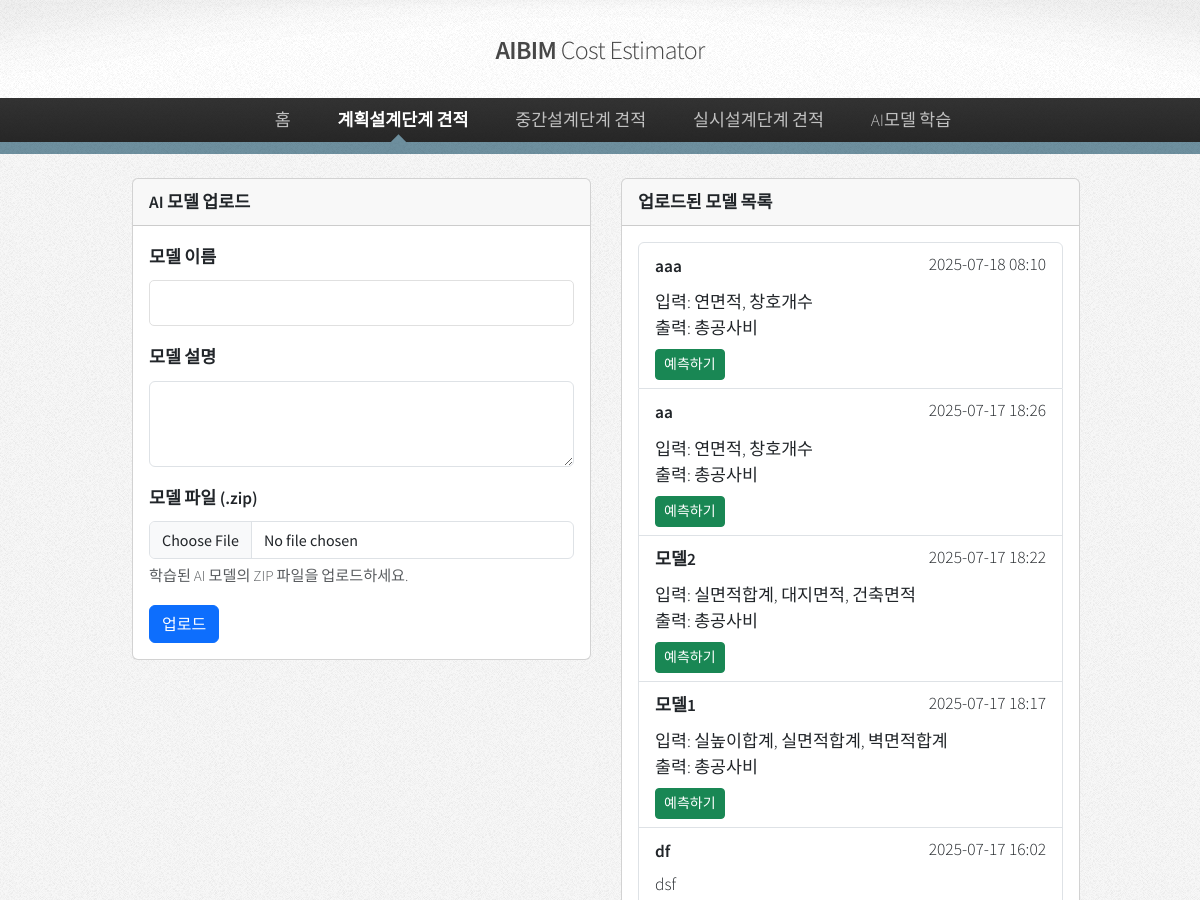
Before: /ai_prediction/ (upper part) with the older database file.
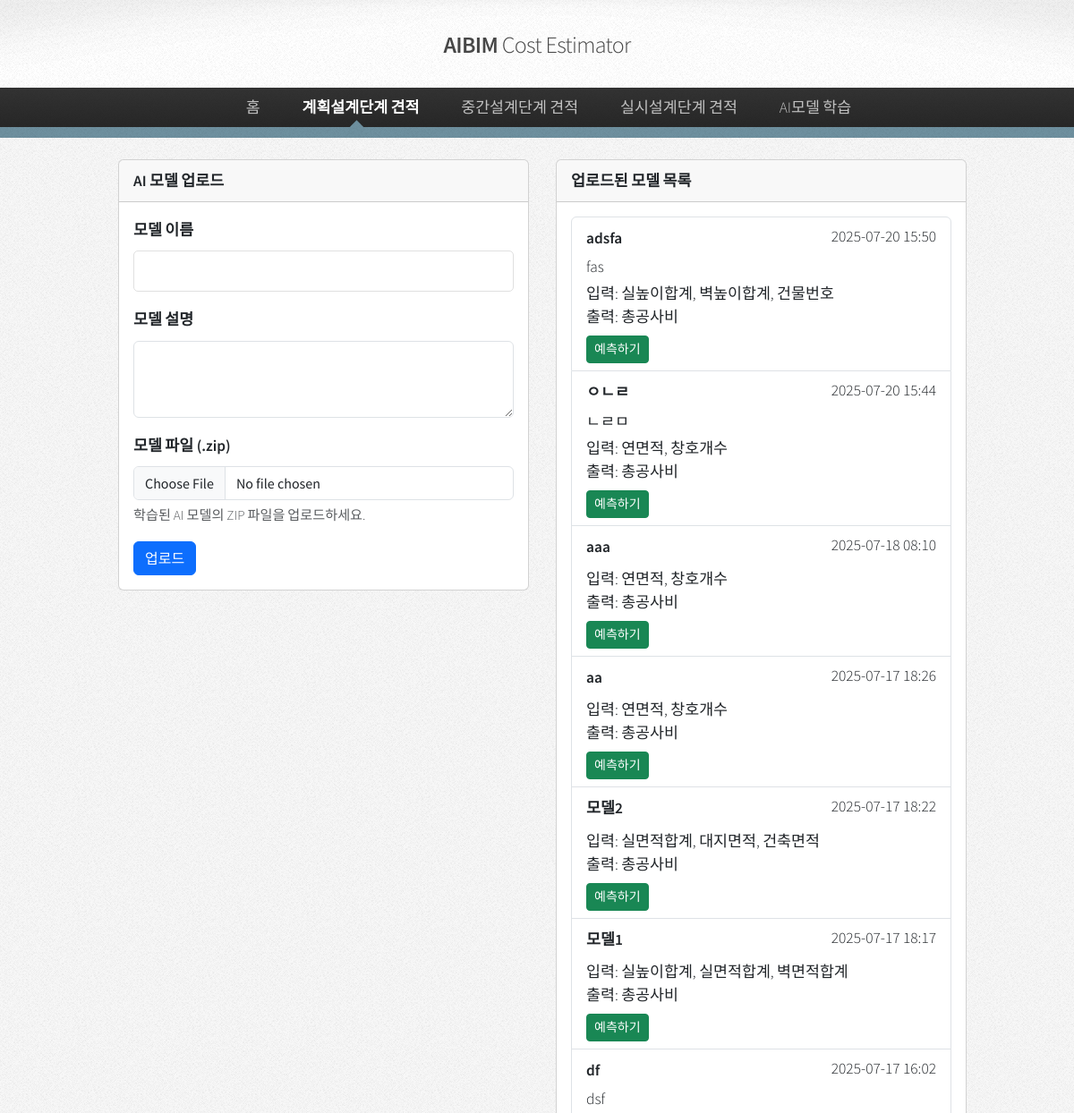
After: the same page with the newer database file.
### ai_prediction/models.py (models this page shows, shortened)
class AIModel(models.Model):
    name = models.CharField(max_length=255)
    description = models.TextField(blank=True, null=True)
    model_file = models.FileField(upload_to='ai_models/')
    metadata = models.JSONField(default=dict)  # 메타데이터 저장
    created_at = models.DateTimeField(auto_now_add=True)
    updated_at = models.DateTimeField(auto_now=True)
    rmse = models.FloatField(null=True, blank=True)
    mae = models.FloatField(null=True, blank=True)
    r2_score = models.FloatField(null=True, blank=True)
    @property
    def input_columns(self):
        return self.metadata.get('inputColumns', [])
    @property
    def output_columns(self):
        return self.metadata.get('outputColumns', [])

### ai_prediction/views.py (the view, shortened to what this page needs)
# urls.py: path('', views.model_upload, name='model_upload'),
def model_upload(request):
    models = AIModel.objects.all().order_by('-created_at')
    return render(request, 'ai_prediction/model_upload.html', {'models': models})

### templates/ai_prediction/model_upload.html (shortened to what this page needs)
{% load static %}
<!DOCTYPE html>
<html>
  <head>
    <link
      rel="stylesheet"
      href="https://cdn.jsdelivr.net/npm/bootstrap@5.3.3/dist/css/bootstrap.min.css"
    />
    <link rel="stylesheet" href="{% static 'css/main.css'%}" />
  </head>
  <body class="is-preload">
    <div id="page-wrapper">
      <div id="header">
        <h1>
          <a href="" id="logo">AIBIM <em>Cost Estimator</em></a>
        </h1>
        <nav id="nav">
          <ul>
            <li><a href="">홈</a></li>
            <li class="current">
              <a href="#">계획설계단계 견적</a>
            </li>
            <li>
              <a href="#">중간설계단계 견적</a>
            </li>
            <li>
              <a href="#">실시설계단계 견적</a>
            </li>
            <li>
              <a href="/ai_learning">AI모델 학습</a>
            </li>
          </ul>
        </nav>
      </div>
      <div class="container mt-4">
        <div class="row">
          <div class="col-md-6">
            <div class="card">
              <div class="card-header">
                <h5 class="mb-0">AI 모델 업로드</h5>
              </div>
              <div class="card-body">
                <form id="uploadForm" enctype="multipart/form-data">
                  <div class="mb-3">
                    <label for="modelName" class="form-label">모델 이름</label>
                    <input
                      type="text"
                      class="form-control"
                      id="modelName"
                      name="name"
                      required
                    />
                  </div>
                  <div class="mb-3">
                    <label for="modelDescription" class="form-label"
                      >모델 설명</label
                    >
                    <textarea
                      class="form-control"
                      id="modelDescription"
                      name="description"
                      rows="3"
                    ></textarea>
                  </div>
                  <div class="mb-3">
                    <label for="modelFile" class="form-label"
                      >모델 파일 (.zip)</label
                    >
                    <input
                      type="file"
                      class="form-control"
                      id="modelFile"
                      name="model_file"
                      accept=".zip"
                      required
                    />
                    <div class="form-text">
                      학습된 AI 모델의 ZIP 파일을 업로드하세요.
                    </div>
                  </div>
                  <button type="submit" class="btn btn-primary">업로드</button>
                </form>
              </div>
            </div>
          </div>
          <div class="col-md-6">
            <div class="card">
              <div class="card-header">
                <h5 class="mb-0">업로드된 모델 목록</h5>
              </div>
              <div class="card-body">
                {% if models %}
                <div class="list-group">
                  {% for model in models %}
                  <div class="list-group-item">
                    <div class="d-flex w-100 justify-content-between">
                      <h6 class="mb-1">{{ model.name }}</h6>
                      <small>{{ model.created_at|date:"Y-m-d H:i" }}</small>
                    </div>
                    <p class="mb-1">{{ model.description|truncatewords:20 }}</p>
                    <small>
                      입력: {{ model.input_columns|join:", " }}<br />
                      출력: {{ model.output_columns|join:", " }}
                    </small>
                    <div class="mt-2">
                      <a
                        href="{% url 'ai_prediction:prediction_page' model.id %}"
                        class="btn btn-sm btn-success"
                        >예측하기</a
                      >
                    </div>
                  </div>
                  {% endfor %}
                </div>
                {% else %}
                <p class="text-muted">업로드된 모델이 없습니다.</p>
                {% endif %}
              </div>
            </div>
          </div>
        </div>
      </div>
    </div>
  </body>
</html>

Changed rows visible on the page:
added AIModel: name "adsfa", created_at "2025-07-20 15:50", description "fas", input_columns "실높이합계, 벽높이합계, 건물번호", output_columns "총공사비"
added AIModel: name "ㅇㄴㄹ", created_at "2025-07-20 15:44", description "ㄴㄹㅁ", input_columns "연면적, 창호개수", output_columns "총공사비"
